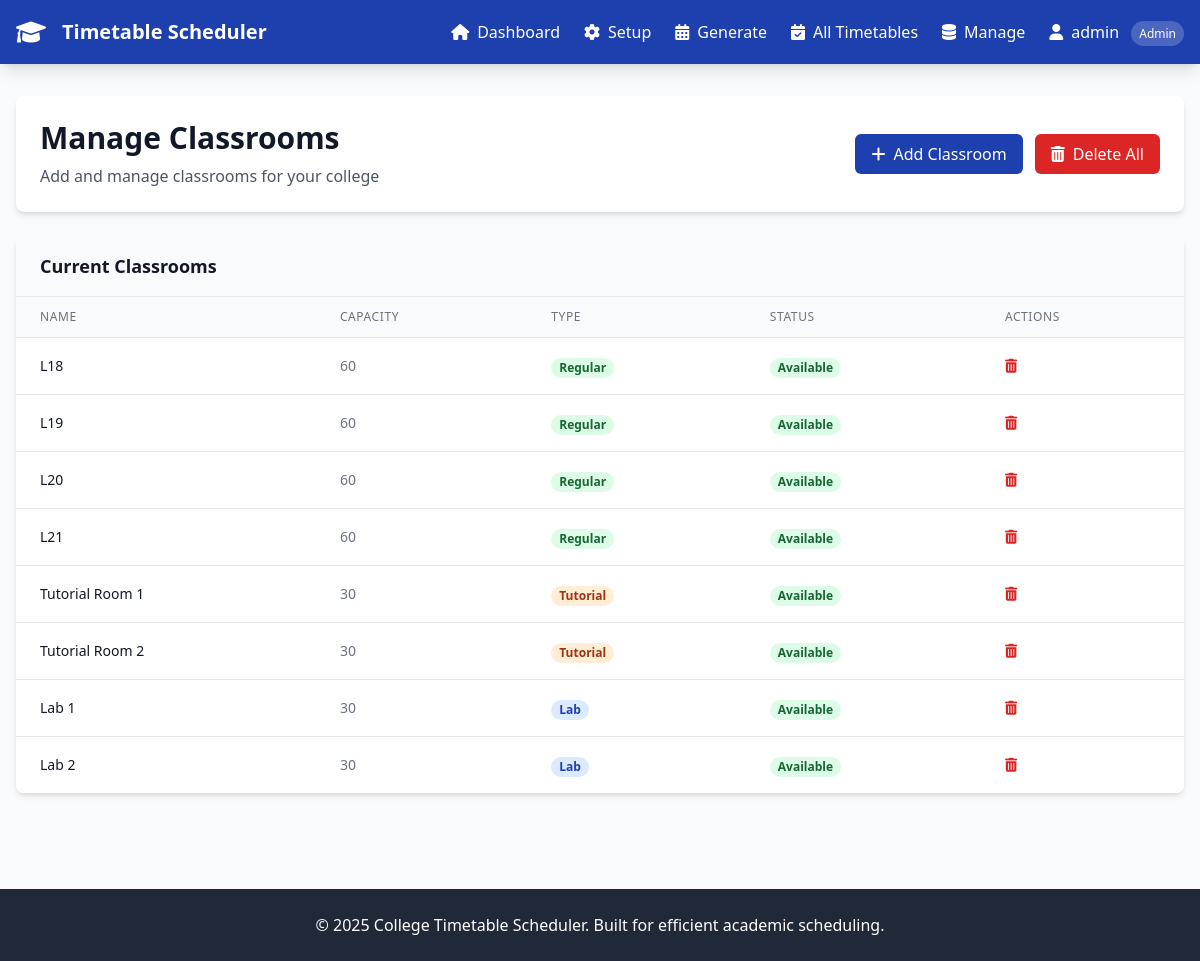
The page /manage/classrooms (signed in) on the database its author committed.
### timetable_scheduler/app.py (models this page shows)
class Classroom(db.Model):
    id = db.Column(db.Integer, primary_key=True)
    name = db.Column(db.String(50), nullable=False)
    capacity = db.Column(db.Integer, nullable=False)
    type = db.Column(db.String(20), default='regular')  # regular, lab, auditorium
    is_available = db.Column(db.Boolean, default=True)

### timetable_scheduler/app.py (the view)
@app.route('/manage/<string:entity>')
def manage_entity(entity):
    if 'user_id' not in session or session.get('user_role') != 'admin':
        flash('Access denied. Admin privileges required.', 'error')
        return redirect(url_for('login'))
    data = {}
    if entity == 'classrooms':
        data['items'] = Classroom.query.all()
    elif entity == 'faculty':
        data['items'] = Faculty.query.all()
    elif entity == 'subjects':
        data['items'] = Subject.query.all()
        data['faculty'] = Faculty.query.all()
    elif entity == 'batches':
        data['items'] = Batch.query.all()
    elif entity == 'students':
        data['items'] = User.query.filter_by(role='student').all()
        data['batches'] = Batch.query.all()
    if 'items' not in data:
        data['items'] = []
    return render_template('manage.html', entity=entity, data=data)

### timetable_scheduler/templates/manage.html (shortened to what this page needs)
{% extends "base.html" %}
{% block content %}
<div class="space-y-6">
    <div class="bg-white rounded-lg shadow-md p-6">
        <div class="flex items-center justify-between">
            <div>
                <h1 class="text-3xl font-bold text-gray-900">Manage {{ entity.title() }}</h1>
                <p class="text-gray-600 mt-2">Add and manage {{ entity }} for your college</p>
            </div>
            <div class="flex space-x-3">
                <button onclick="toggleAddForm()" class="bg-college-blue text-white px-4 py-2 rounded-md hover:bg-college-dark transition duration-200">
                    <i class="fas fa-plus mr-2"></i>Add {{ entity.rstrip('s').title() }}
                </button>
                {% if data['items'] %}
                <form method="POST" action="{{ url_for('delete_all_entities', entity=entity) }}" style="display: inline-block;" onsubmit="return confirm('⚠️ WARNING: This will delete ALL {{ entity }}! This action cannot be undone. Are you absolutely sure?')">
                    <button type="submit" class="bg-red-600 text-white px-4 py-2 rounded-md hover:bg-red-700 transition duration-200">
                        <i class="fas fa-trash-alt mr-2"></i>Delete All
                    </button>
                </form>
                {% endif %}
            </div>
        </div>
    </div>
    <div class="bg-white rounded-lg shadow-md overflow-hidden">
        <div class="px-6 py-4 bg-gray-50 border-b">
            <h2 class="text-lg font-semibold text-gray-900">Current {{ entity.title() }}</h2>
        </div>
        {% if data['items'] %}
            <div class="overflow-x-auto">
                <table class="min-w-full divide-y divide-gray-200">
                    <thead class="bg-gray-50">
                        <tr>
                            {% if entity == 'classrooms' %}
                                <th class="px-6 py-3 text-left text-xs font-medium text-gray-500 uppercase tracking-wider">Name</th>
                                <th class="px-6 py-3 text-left text-xs font-medium text-gray-500 uppercase tracking-wider">Capacity</th>
                                <th class="px-6 py-3 text-left text-xs font-medium text-gray-500 uppercase tracking-wider">Type</th>
                                <th class="px-6 py-3 text-left text-xs font-medium text-gray-500 uppercase tracking-wider">Status</th>
                                <th class="px-6 py-3 text-left text-xs font-medium text-gray-500 uppercase tracking-wider">Actions</th>
                            {% endif %}
                        </tr>
                    </thead>
                    <tbody class="bg-white divide-y divide-gray-200">
                        {% for item in data['items'] %}
                            <tr class="hover:bg-gray-50">
                                {% if entity == 'classrooms' %}
                                    <td class="px-6 py-4 whitespace-nowrap text-sm font-medium text-gray-900">{{ item.name }}</td>
                                    <td class="px-6 py-4 whitespace-nowrap text-sm text-gray-500">{{ item.capacity }}</td>
                                    <td class="px-6 py-4 whitespace-nowrap">
                                        <span class="px-2 inline-flex text-xs leading-5 font-semibold rounded-full {% if item.type == 'lab' %}bg-blue-100 text-blue-800{% elif item.type == 'tutorial' %}bg-orange-100 text-orange-800{% elif item.type == 'auditorium' %}bg-purple-100 text-purple-800{% else %}bg-green-100 text-green-800{% endif %}">
                                            {{ item.type.title() }}
                                        </span>
                                    </td>
                                    <td class="px-6 py-4 whitespace-nowrap">
                                        <span class="px-2 inline-flex text-xs leading-5 font-semibold rounded-full {% if item.is_available %}bg-green-100 text-green-800{% else %}bg-red-100 text-red-800{% endif %}">
                                            {% if item.is_available %}Available{% else %}Unavailable{% endif %}
                                        </span>
                                    </td>
                                    <td class="px-6 py-4 whitespace-nowrap text-sm text-gray-500">
                                        <form method="POST" action="{{ url_for('delete_entity', entity='classroom', item_id=item.id) }}" style="display: inline-block;" onsubmit="return confirm('Are you sure you want to delete this classroom? This action cannot be undone.')">
                                            <button type="submit" class="text-red-600 hover:text-red-900 transition duration-200">
                                                <i class="fas fa-trash-alt"></i>
                                            </button>
                                        </form>
                                    </td>
                                {% endif %}
                            </tr>
                        {% endfor %}
                    </tbody>
                </table>
            </div>
        {% else %}
            <div class="px-6 py-8 text-center">
                <i class="fas fa-inbox text-4xl text-gray-400 mb-4"></i>
                <p class="text-gray-500">No {{ entity }} found. Add your first {{ entity.rstrip('s') }} to get started.</p>
            </div>
        {% endif %}
    </div>
</div>
{% endblock %}

### timetable_scheduler/templates/base.html (shortened to what this page needs)
<!DOCTYPE html>
<html lang="en">
<head>
    <script src="https://cdn.tailwindcss.com"></script>
    <link href="https://cdnjs.cloudflare.com/ajax/libs/font-awesome/6.0.0/css/all.min.css" rel="stylesheet">
</head>
<body class="bg-gray-50 min-h-screen">
    {% if session.user_id %}
    <nav class="bg-college-blue shadow-lg">
        <div class="max-w-7xl mx-auto px-4">
            <div class="flex justify-between items-center h-16">
                <div class="flex items-center space-x-4">
                    <i class="fas fa-graduation-cap text-white text-2xl"></i>
                    <h1 class="text-white text-xl font-bold">Timetable Scheduler</h1>
                </div>
                <div class="flex items-center space-x-6">
                    {% if session.user_role == 'admin' %}
                        <a href="{{ url_for('index') }}" class="text-white hover:text-blue-200 transition duration-200">
                            <i class="fas fa-home mr-2"></i>Dashboard
                        </a>
                        <a href="{{ url_for('setup') }}" class="text-white hover:text-blue-200 transition duration-200">
                            <i class="fas fa-cog mr-2"></i>Setup
                        </a>
                        <a href="{{ url_for('generate_timetable') }}" class="text-white hover:text-blue-200 transition duration-200">
                            <i class="fas fa-calendar-alt mr-2"></i>Generate
                        </a>
                        <a href="{{ url_for('view_all_timetables') }}" class="text-white hover:text-blue-200 transition duration-200">
                            <i class="fas fa-calendar-check mr-2"></i>All Timetables
                        </a>
                        <div class="relative group">
                            <button class="text-white hover:text-blue-200 transition duration-200">
                                <i class="fas fa-database mr-2"></i>Manage
                            </button>
                        </div>
                    {% endif %}
                    <div class="relative group">
                        <button class="text-white hover:text-blue-200 transition duration-200">
                            <i class="fas fa-user mr-2"></i>{{ session.username }}
                            {% if session.user_role == 'admin' %}
                                <span class="text-xs bg-white bg-opacity-20 px-2 py-1 rounded-full ml-2">Admin</span>
                            {% else %}
                                <span class="text-xs bg-white bg-opacity-20 px-2 py-1 rounded-full ml-2">Student</span>
                            {% endif %}
                        </button>
                    </div>
                </div>
            </div>
        </div>
    </nav>
    {% endif %}
    <main class="max-w-7xl mx-auto px-4 py-8">
        {% block content %}{% endblock %}
    </main>
    <footer class="bg-gray-800 text-white mt-16">
        <div class="max-w-7xl mx-auto px-4 py-6">
            <div class="text-center">
                <p>&copy; 2025 College Timetable Scheduler. Built for efficient academic scheduling.</p>
            </div>
        </div>
    </footer>
</body>
</html>

### rows shown on the page
Classroom: name "L18", capacity "60", type "Regular", is_available "Available"
Classroom: name "L19", capacity "60", type "Regular", is_available "Available"
Classroom: name "L20", capacity "60", type "Regular", is_available "Available"
Classroom: name "L21", capacity "60", type "Regular", is_available "Available"
Classroom: name "Tutorial Room 1", capacity "30", type "Tutorial", is_available "Available"
Classroom: name "Tutorial Room 2", capacity "30", type "Tutorial", is_available "Available"
Classroom: name "Lab 1", capacity "30", type "Lab", is_available "Available"
Classroom: name "Lab 2", capacity "30", type "Lab", is_available "Available"

### other values the page prints
{{ session.username }} "admin"
{{ entity.title() }} "Classrooms"
{{ entity }} "classrooms"
{{ entity.rstrip('s').title() }} "Classroom"
